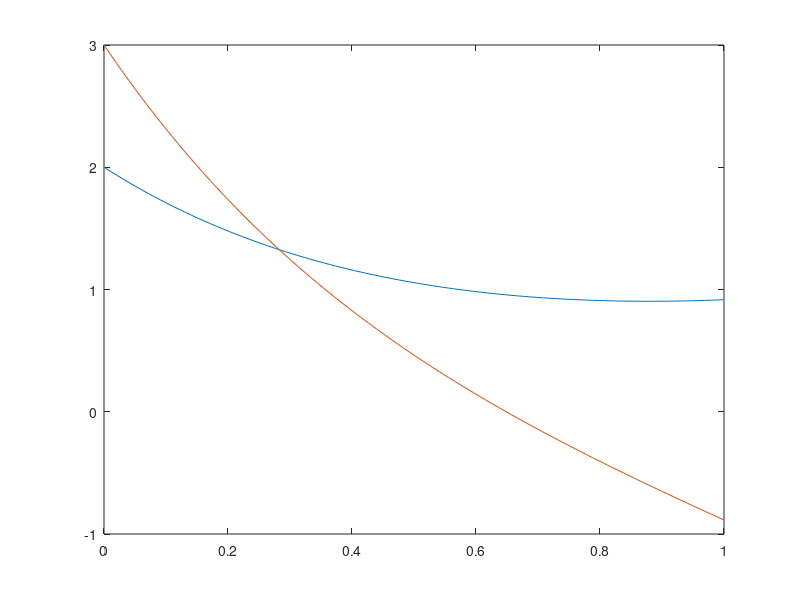

Recreate this plot in MATLAB.
t = linspace(0,1);

x1 = (1/4)*exp(t)+(7/4)*exp(-2*t);
x2 = (-1/2)*exp(t)+(7/2)*exp(-2*t);

plot(t,x1);
hold on;
plot(t,x2);